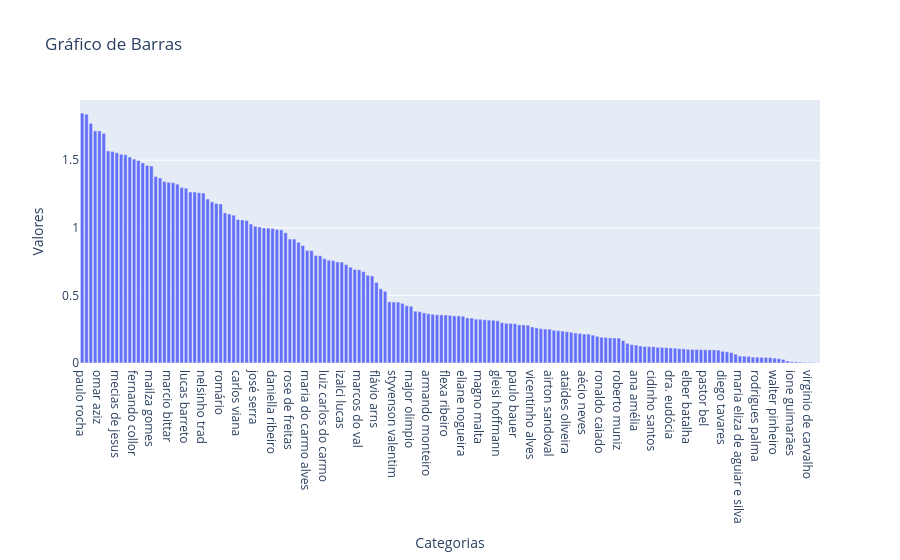

This figure's notebook cell:
### Code cell
# Criar o gráfico de barras com o Plotly
fig = go.Figure(data=[go.Bar(x=df_aux.senador, y=df_aux.percentual)])

# Definir o layout do gráfico, se necessário
fig.update_layout(title='Gráfico de Barras',
                  xaxis_title='Categorias',
                  yaxis_title='Valores')

# Exibir o gráfico
fig.show()

### Figure 1 — Plotly figure (JSON) as saved in the notebook; plotly's stock layout.template omitted (floating-point values rounded to 4 significant figures; data arrays with more than 128 entries replaced by an {"elided": "..."} marker saying what was removed)
{"data": [{"type": "bar", "x": {"elided": "171 str values"}, "y": {"elided": "171 float values"}}], "layout": {"title": {"text": "Gráfico de Barras"}, "xaxis": {"title": {"text": "Categorias"}}, "yaxis": {"title": {"text": "Valores"}}}}
